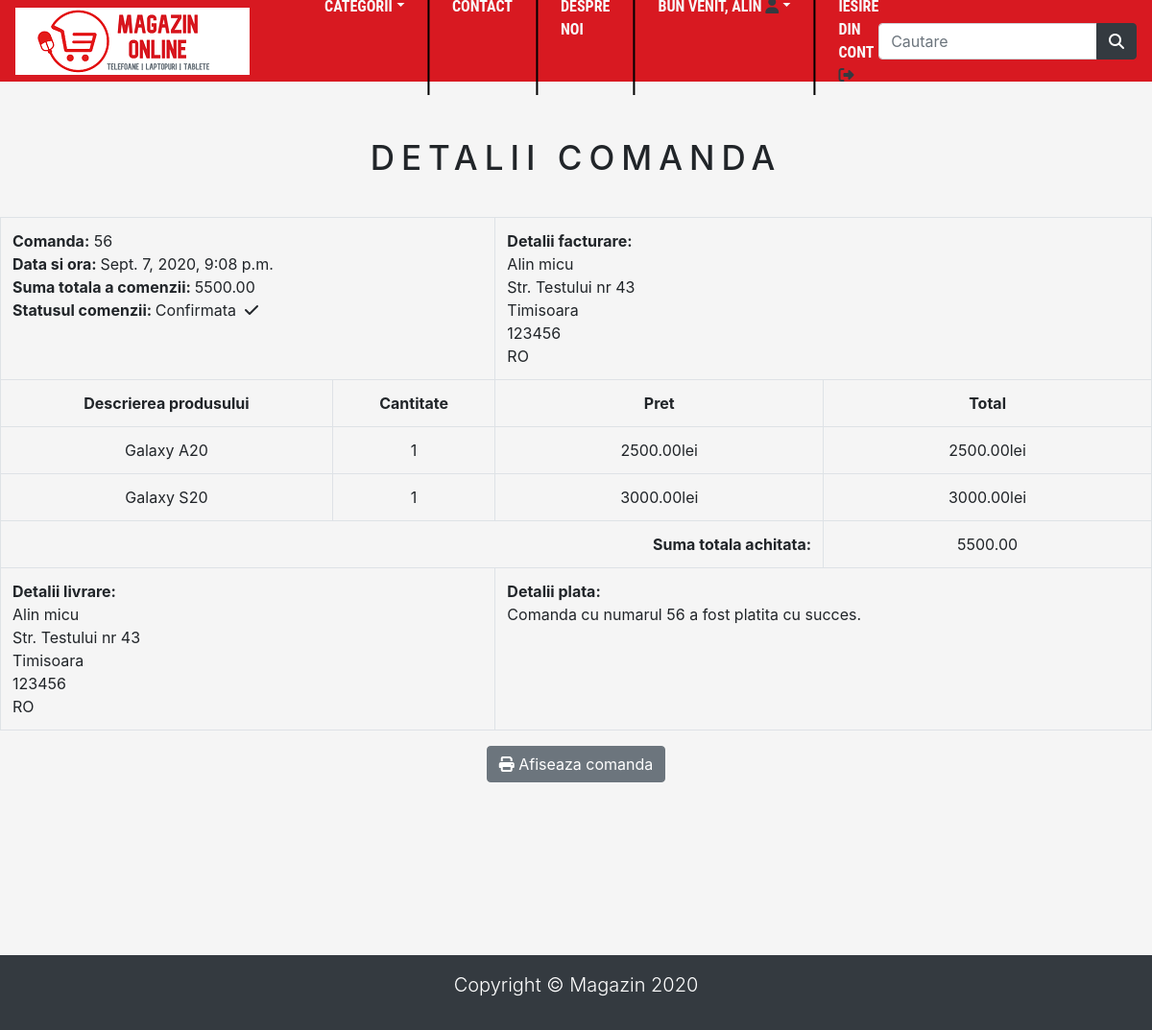
Page /comanda/56/ (signed in) on the committed database.
### magazin/models.py (models this page shows, shortened)
class Comanda(models.Model):
    token = models.CharField(max_length = 250, blank = True)
    total = models.DecimalField(max_digits = 10, decimal_places = 2, verbose_name = 'Total comanda')
    adresa_email = models.EmailField(max_length = 250, blank = True, verbose_name = 'Adresa de email')
    numeFacturare = models.CharField(max_length = 250, blank = True, verbose_name = 'Nume facturare')
    adresaFacturare = models.CharField(max_length = 250, blank = True, verbose_name = 'Adresa facturare')
    orasFacturare = models.CharField(max_length = 250, blank = True, verbose_name = 'Oras facturare')
    codPostalFacturare = models.CharField(max_length = 250, blank = True, verbose_name = 'Cod postal facturare')
    taraFacturare = models.CharField(max_length=250, blank=True, verbose_name = 'Tara facturare')
    numeLivrare = models.CharField(max_length = 250, blank = True, verbose_name = 'Nume livrare')
    adresaLivrare = models.CharField(max_length = 250, blank = True, verbose_name = 'Adresa livrare')
    orasLivrare = models.CharField(max_length = 250, blank = True, verbose_name = 'Oras livrare')
    codPostalLivrare = models.CharField(max_length = 250, blank = True, verbose_name = 'Cod postal livrare')
    taraLivrare = models.CharField(max_length = 250, blank = True, verbose_name = 'Tara livrare')
    creata = models.DateTimeField(auto_now_add=True, verbose_name = 'Data crearii')
    class Meta:
        ordering = ['-creata']
        db_table = 'Comanda'
        verbose_name = 'Comanda'
        verbose_name_plural = 'Comenzi'

class ObiectComanda(models.Model):
    produs = models.CharField(max_length = 250)
    cantitate = models.IntegerField()
    pret = models.DecimalField(max_digits = 10, decimal_places = 2, verbose_name = 'Pret:')
    comanda = models.ForeignKey(Comanda, on_delete = models.CASCADE)
    class Meta:
        db_table = 'ObiectComanda'
    def sub_total(self):
        return self.cantitate * self.pret

### magazin/views.py (the view)
# urls.py: path('comanda/<int:id_comanda>/', views.afiseazaComanda, name='detaliiComanda'),
@login_required(redirect_field_name = 'n', login_url = 'autentificare')
def afiseazaComanda(request, id_comanda):
    if request.user.is_authenticated:
        email = str(request.user.email)
        comanda = Comanda.objects.get(id = id_comanda, adresa_email = email)
        obiecte_comanda = ObiectComanda.objects.filter(comanda = comanda)
    return render(request, 'detaliiComanda.html', {'comanda': comanda, 'obiecte_comanda': obiecte_comanda})

### magazin/context_processors.py (called while the page is built)
def linkuri_meniu(request):
    linkuri = Categorie.objects.all()
    return dict(linkuri=linkuri)

def contor (request):
    contor_obiecte = 0
    if 'admin' in request.path:
        return {}
    else:
        try:
            cos = Cos.objects.filter(id_cos = cosID(request))
            obiecte_cos = ObiectCos.objects.all().filter(cos=cos[:1])
            for obiect_cos in obiecte_cos:
                contor_obiecte += obiect_cos.cantitate
        except Cos.DoesNotExist:
            contor_obiecte = 0
    return dict(contor_obiecte = contor_obiecte)

### magazin/models.py (called while the page is built)
    def get_url(self):
        return reverse('produseDupaCategorie', args=[self.slug])

### magazin/views.py (called while the page is built)
def cosID(request):
    cos = request.session.session_key
    if not cos:
        cos = request.session.create()
    return cos

### magazin/templates/detaliiComanda.html (shortened to what this page needs)
{% extends 'baza.html' %}
{% load static %}
{% load crispy_forms_tags %}
{% block content %}
    <div class="text-center">
      <br>
      <h1 class="titlu_produs text-center">Detalii comanda</h1>
      <br>
      <table class="table table-bordered">
        <tr>
          <td class="text-left" colspan="2">
            <b>Comanda:</b> {{ comanda.id }} <br>
            <b>Data si ora: </b>{{ comanda.creata }} <br>
            <b>Suma totala a comenzii: </b>{{ comanda.total }} <br>
            <b>Statusul comenzii: </b>Confirmata &nbsp;<i class="fas fa-check"></i>
          </td>
          <td class="text-left" colspan="2">
            <b>Detalii facturare: </b> <br>
            {{ comanda.numeFacturare }} <br>
            {{ comanda.adresaFacturare }} <br>
            {{ comanda.orasFacturare }} <br>
            {{ comanda.codPostalFacturare }} <br>
            {{ comanda.taraFacturare }} <br>
          </td>
        </tr>
        <tr>
          <td><b>Descrierea produsului</b></td>
          <td><b>Cantitate</b></td>
          <td><b>Pret</b></td>
          <td><b>Total</b></td>
        </tr>
        {% for obiect in obiecte_comanda %}
          <tr>
            <td>{{ obiect.produs }}</td>
            <td>{{ obiect.cantitate }}</td>
            <td>{{ obiect.pret }}lei</td>
            <td>{{ obiect.sub_total }}lei</td>
          </tr>
        {% endfor %}
        <tr>
          <td class="text-right" colspan="3"><b>Suma totala achitata:</b></td>
          <td>{{ comanda.total }}</td>
        </tr>
        <tr>
          <td class="text-left" colspan="2">
            <b>Detalii livrare:</b> <br>
            {{ comanda.numeLivrare }} <br>
            {{ comanda.adresaLivrare }} <br>
            {{ comanda.orasLivrare }} <br>
            {{ comanda.codPostalLivrare }} <br>
            {{ comanda.taraLivrare }} <br>
          </td>
          <td class="text-left" colspan="2">
            <b>Detalii plata:</b> <br>
            Comanda cu numarul {{ comanda.id }} a fost platita cu succes.
          </td>
        </tr>
      </table>
      <button class="btn btn-secondary" onclick="window.print();">
        <i class="fas fa-print"></i>
        Afiseaza comanda
      </button>
    </div>
    <br><br>
{% endblock %}

### magazin/static/css/baza.css (style rules this page uses)
body { margin-bottom: 50px; background: #F5F5F5; }
html { position: relative; min-height: 100%; padding-bottom:160px; }
.titlu_produs { font-size: 35px; text-transform: uppercase; letter-spacing: .2em; padding-top: 34px; padding-bottom: 9px; }

### rows in the picture
Comanda: id "56", creata "Sept. 7, 2020, 9:08 p.m.", total "5500.00", numeFacturare "Alin micu", adresaFacturare "Str. Testului nr 43", orasFacturare "Timisoara", codPostalFacturare "123456", taraFacturare "RO", numeLivrare "Alin micu", adresaLivrare "Str. Testului nr 43", orasLivrare "Timisoara", codPostalLivrare "123456", taraLivrare "RO"
ObiectComanda: produs "Galaxy A20", cantitate "1", pret "2500.00", sub_total "2500.00"
ObiectComanda: produs "Galaxy S20", cantitate "1", pret "3000.00", sub_total "3000.00"
